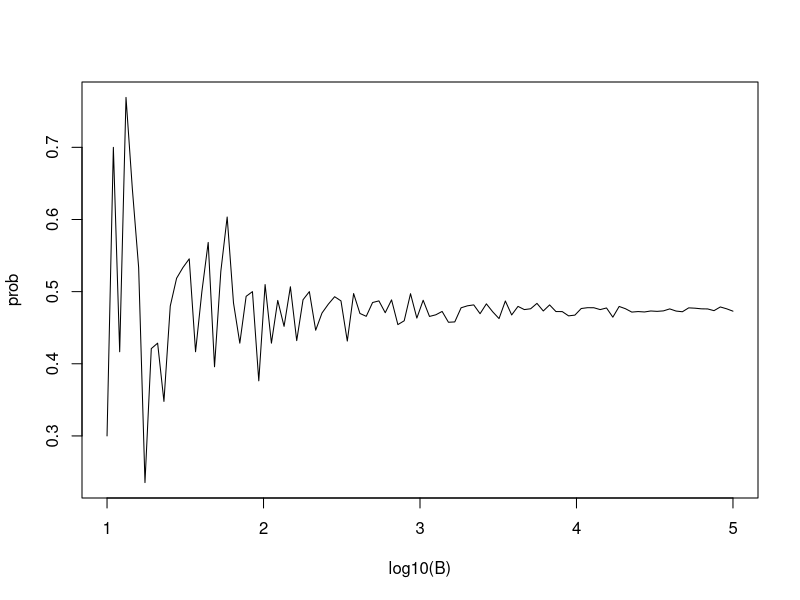

Here is the R script that generated this plot:
# This code runs Monte Carlo simulations to estimate the probability of shared birthdays using several B values
# and plots the results. When B is large enough that the estimated probability stays stable, then we have 
# selected a useful value of B.

B <- 10^seq(1, 5, len = 100)    # defines vector of many B values
compute_prob <- function(B, n = 22){    # function to run Monte Carlo simulation with each B
  same_day <- replicate(B, {
    bdays <- sample(1:365, n, replace = TRUE)
    any(duplicated(bdays))
  })
  mean(same_day)
}

prob <- sapply(B, compute_prob)    # apply compute_prob to many values of B
plot(log10(B), prob, type = "l")    # plot a line graph of estimates 
